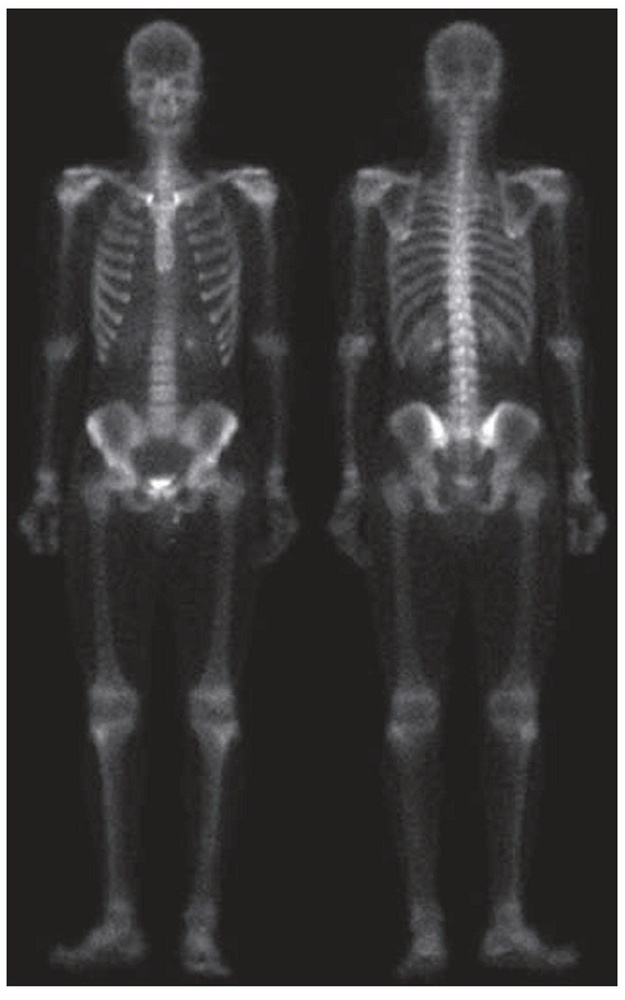
#> input picture exam2/z7881104096797_da3390ba448678275d133d78b33d276c.jpg, 625 x 1000 px, shrunk from 1162 x 1859 before the run
$ jupyter execute combining_spatial_enhancement.ipynb
#> lines starting #> are read from the running program, lines starting #| are printed output that depends on the picture
# Combining Spatial Enhancement Methods
**Bone Scan Image — Full Pipeline (a) → (h)**

| Step | Description |
|------|-------------|
| **(a)** | Original bone scan image |
| **(b)** | Laplacian of (a) — sharpens edges |
| **(c)** | (a) + (b) — basic sharpened image |
| **(d)** | Sobel gradient magnitude of (a) |
| **(e)** | Sobel image (d) smoothed with 5×5 box filter |
| **(f)** | Mask = (b) × (e) — product of Laplacian and smoothed Sobel |
| **(g)** | (a) + (f) — sharpened image using mask |
| **(h)** | Power-law (gamma) transformation applied to (g) — final result |

## 1. Import Libraries

[cell 1]
import numpy as np
import matplotlib.pyplot as plt
from scipy.ndimage import convolve, uniform_filter
from skimage import io, img_as_float, filters
from skimage.color import rgb2gray
from google.colab import files
import warnings
warnings.filterwarnings('ignore')

print('All libraries imported successfully!')

## 2. Upload Bone Scan Image

[cell 2]
uploaded = files.upload()
#> the answer given: z7881104096797_da3390ba448678275d133d78b33d276c.jpg
filename = list(uploaded.keys())[0]
image_raw = io.imread(filename)
#> image_raw is the input picture: shape (1000, 625, 3); mean R, G, B 59.9, 59.1, 58.8

print(f'Loaded : {filename}')
print(f'Shape  : {image_raw.shape}')
#| Shape  : (1000, 625, 3)
print(f'Dtype  : {image_raw.dtype}')
#| Dtype  : uint8

## 3. Run Full Pipeline (a) → (h)

[cell 3]
# ── Parameters ──────────────────────────────────────────
sigma = 3         # Gaussian sigma (not used in this pipeline but kept for reference)
gamma = 0.4       # <-- adjust (try 0.3, 0.4, 0.5)
c     = 1.0
# ────────────────────────────────────────────────────────

# (a) Original
if image_raw.ndim == 3:
    img_a = rgb2gray(img_as_float(image_raw))
else:
    img_a = img_as_float(image_raw)

# (b) Laplacian
laplacian_kernel = np.array([[1,  1, 1],
                              [1, -8, 1],
                              [1,  1, 1]], dtype=np.float64)
img_b_raw     = convolve(img_a, laplacian_kernel)
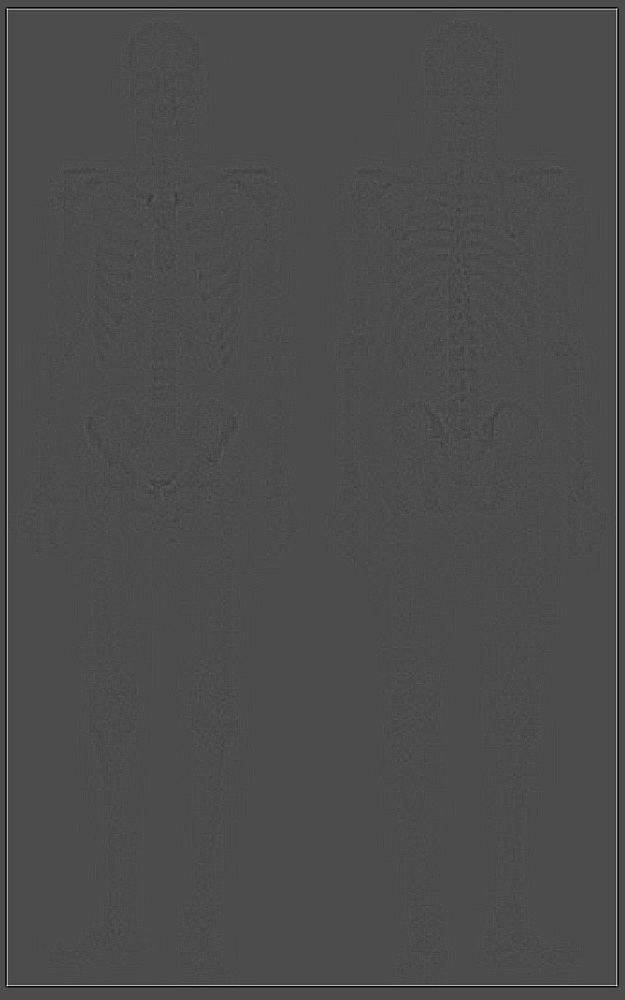
#> img_b_raw: shape (1000, 625) float64; min -1.46, max 3.43, mean -2.94e-18; drawn with min black and max white
img_b_display = (img_b_raw - img_b_raw.min()) / (img_b_raw.max() - img_b_raw.min())

# (c) Basic sharpen: (a) + (b)
img_c = np.clip(img_a + img_b_raw, 0, 1)

# (d) Sobel gradient
img_d = filters.sobel(img_a)
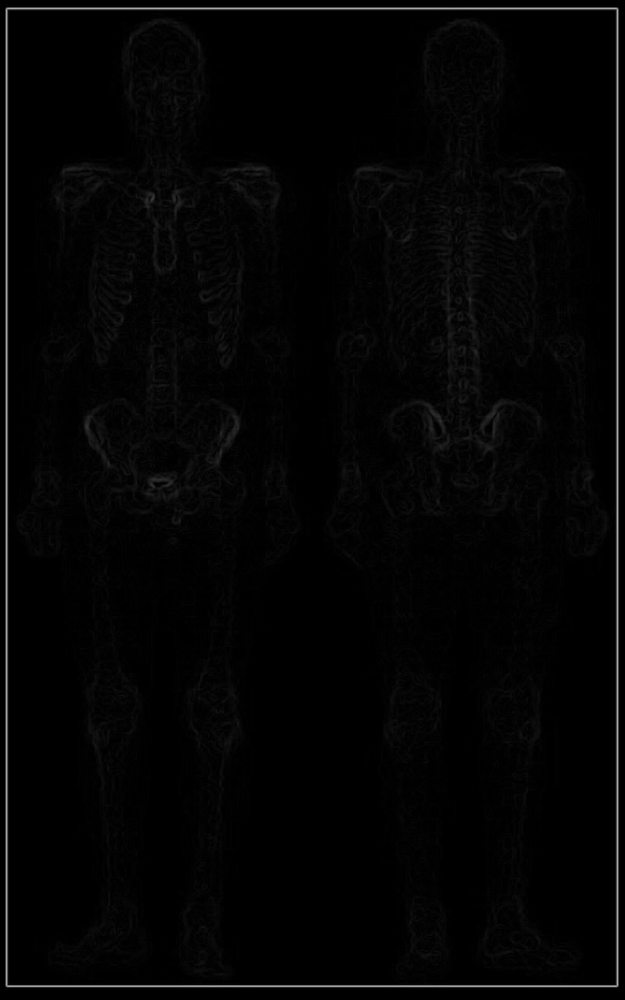
#> img_d: shape (1000, 625) float64; min 0, max 0.681, mean 0.0175

# (e) Sobel smoothed with 5x5 box filter
img_e = uniform_filter(img_d, size=5)
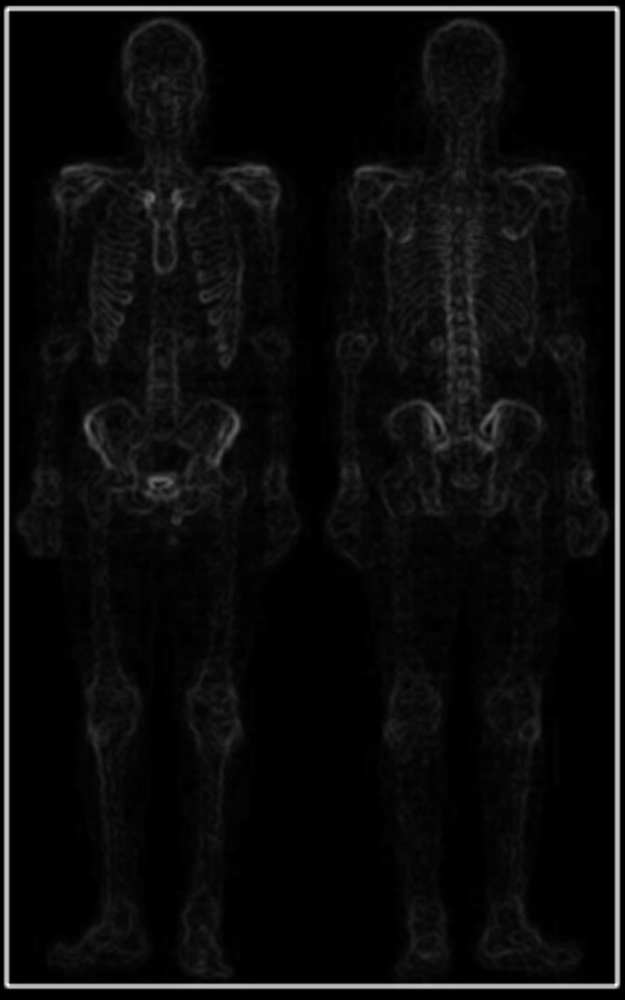
#> img_e: shape (1000, 625) float64; min -1.52e-16, max 0.348, mean 0.0175; drawn with min black and max white

# (f) Mask = (b) x (e)
img_f_raw     = img_b_raw * img_e
img_f_display = (img_f_raw - img_f_raw.min()) / (img_f_raw.max() - img_f_raw.min())

# (g) (a) + (f)
img_g = np.clip(img_a + img_f_display, 0, 1)
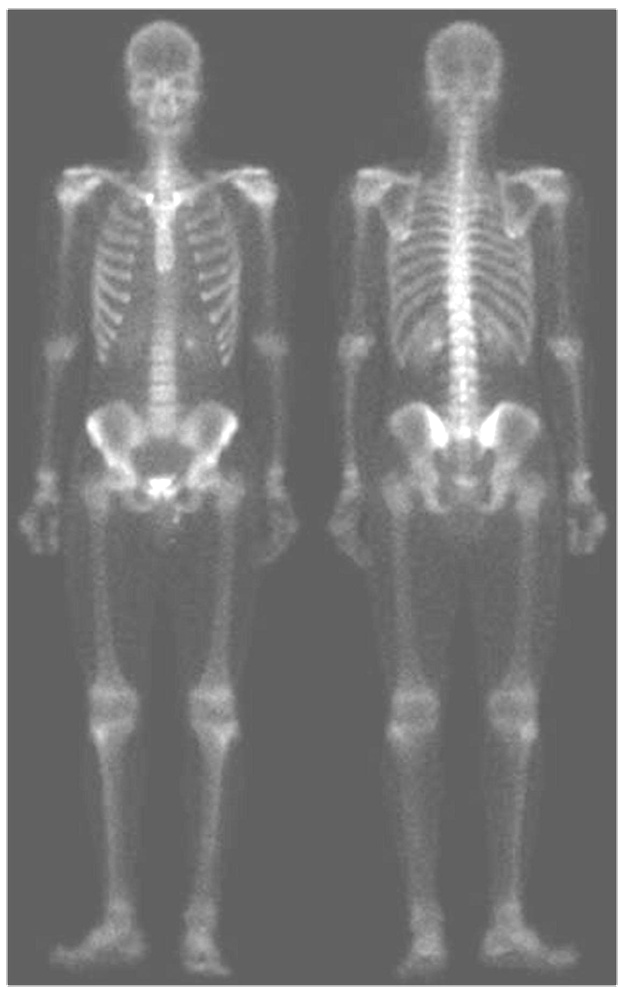
#> img_g: shape (1000, 625) float64; min 0.294, max 1, mean 0.481

# (h) Power-law on (g)
img_h = np.clip(c * np.power(img_g, gamma), 0, 1)
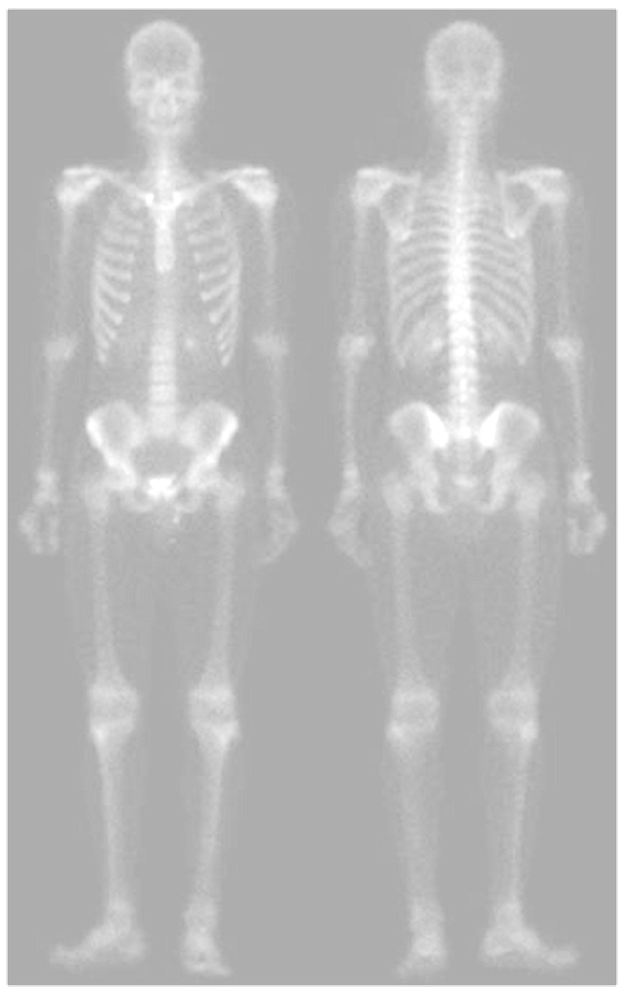
#> img_h: shape (1000, 625) float64; min 0.613, max 1, mean 0.739

print('Pipeline complete!')
print(f'  gamma = {gamma}')
print(f'  (h) range: [{img_h.min():.4f}, {img_h.max():.4f}]')
#|   (h) range: [0.6128, 1.0000]

## 4. Full Pipeline — All Steps (a) to (h)

[cell 4]
steps = [
    (img_a,         '(a) Original'),
    (img_b_display, '(b) Laplacian'),
    (img_c,         '(c) (a) + (b)'),
    (img_d,         '(d) Sobel'),
    (img_e,         '(e) Sobel + 5×5 Box'),
    (img_f_display, '(f) Mask: (b)×(e)'),
    (img_g,         '(g) (a) + (f)'),
    (img_h,         f'(h) Power-Law  γ={gamma}'),
]

fig, axes = plt.subplots(2, 4, figsize=(22, 13))
fig.suptitle('Combining Spatial Enhancement Methods — Full Pipeline',
             fontsize=15, fontweight='bold', y=1.01)

for ax, (img, label) in zip(axes.flatten(), steps):
    ax.imshow(img, cmap='gray')
    ax.axis('off')
    ax.set_xlabel(label, fontsize=12, labelpad=8)
#> this loop made 8 passes
#> label on passes 1 to 8: '(a) Original', '(b) Laplacian', '(c) (a) + (b)', '(d) Sobel', '(e) Sobel + 5×5 Box', '(f) Mask: (b)×(e)', '(g) (a) + (f)', '(h) Power-Law  γ=0.4'

plt.subplots_adjust(wspace=0.04, hspace=0.12, bottom=0.07)
plt.savefig('result_full_pipeline.png', dpi=150, bbox_inches='tight')
plt.show()
print('Saved: result_full_pipeline.png')

## 5. Compare (a), (g), (h) — as the exam requires

[cell 5]
fig, axes = plt.subplots(1, 3, figsize=(16, 8))
fig.suptitle('Compare: Original  |  Sharpened  |  Power-Law',
             fontsize=14, fontweight='bold', y=1.01)

compare = [
    (img_a, '(a) Original'),
    (img_g, '(g) Sharpened: (a)+(f)'),
    (img_h, f'(h) Power-Law  γ={gamma}'),
]

for ax, (img, label) in zip(axes, compare):
    ax.imshow(img, cmap='gray')
    ax.axis('off')
    ax.set_xlabel(label, fontsize=12, labelpad=8)
#> this loop made 3 passes

plt.subplots_adjust(wspace=0.05, bottom=0.1)
plt.savefig('result_comparison_a_g_h.png', dpi=150, bbox_inches='tight')
plt.show()
print('Saved: result_comparison_a_g_h.png')

## 6. Compare Different Gamma Values

[cell 6]
gammas = [0.2, 0.4, 0.6, 0.8, 1.0, 1.5]

fig, axes = plt.subplots(1, len(gammas), figsize=(24, 6))
fig.suptitle('Effect of Different Gamma Values on (g)',
             fontsize=13, y=1.01)

for ax, g in zip(axes, gammas):
    out = np.clip(np.power(img_g, g), 0, 1)
    ax.imshow(out, cmap='gray')
    ax.axis('off')
    ax.set_xlabel(f'γ = {g}', fontsize=11, labelpad=6)
#> this loop made 6 passes
#> pass 1, `out = np.clip(np.power(img_g, g), 0, 1)`:
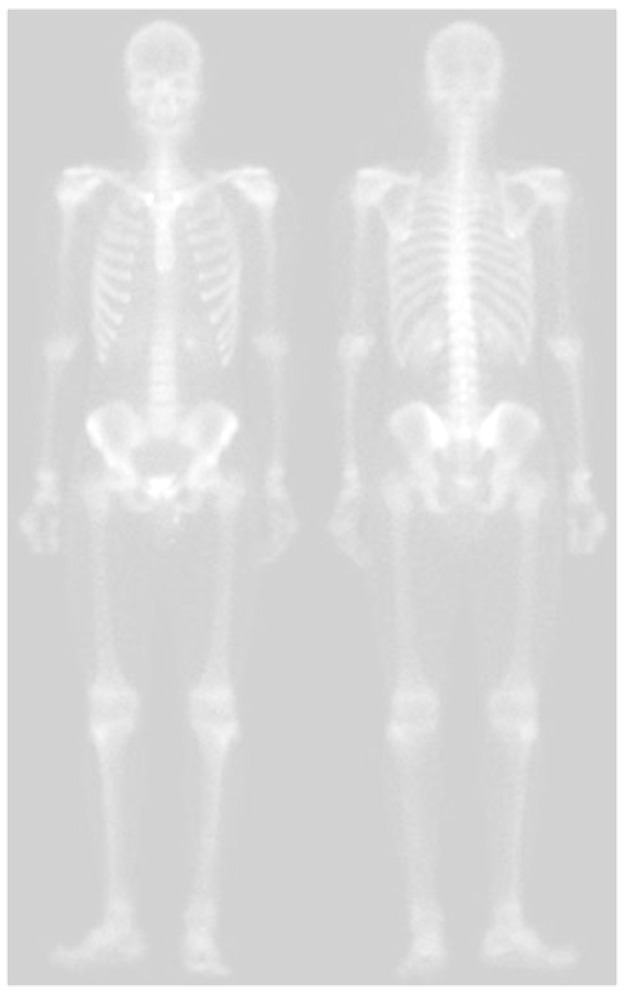
#> out: shape (1000, 625) float64; min 0.783, max 1, mean 0.858
#> pass 3, `out = np.clip(np.power(img_g, g), 0, 1)`:
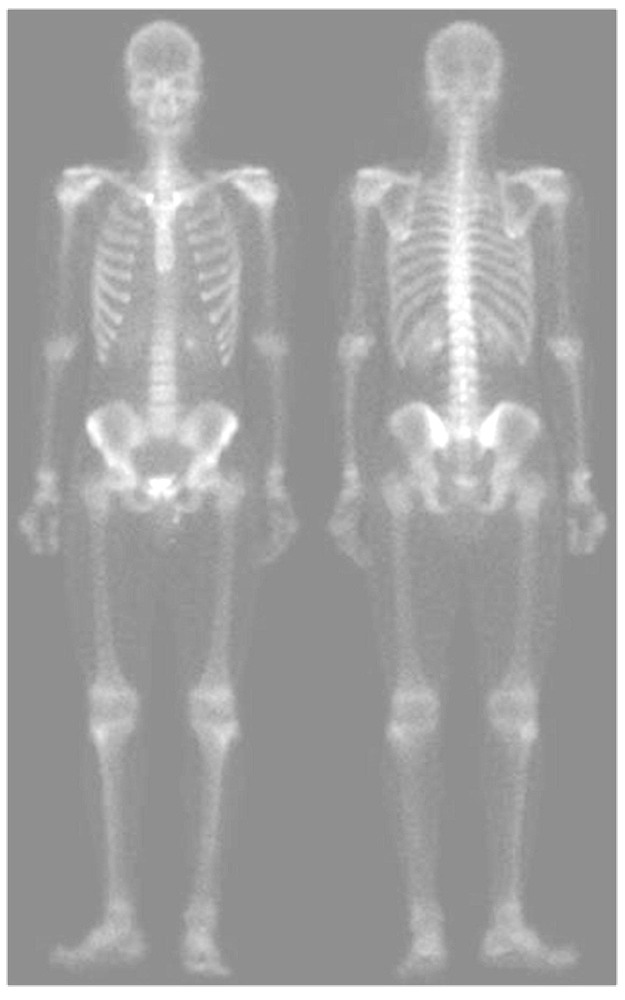
#> out: shape (1000, 625) float64; min 0.48, max 1, mean 0.638

plt.subplots_adjust(wspace=0.04, bottom=0.1)
plt.savefig('result_gamma_comparison.png', dpi=120, bbox_inches='tight')
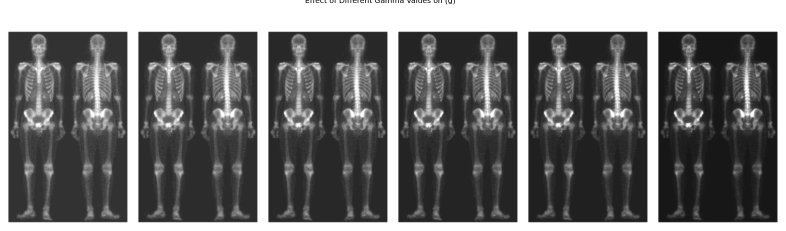
#> figure drawn by matplotlib, 6 panels
plt.show()

$ run again, on exam1/z7881101878506_ecf1c38092e0a6fcafc56b1ed3d445ce.jpg
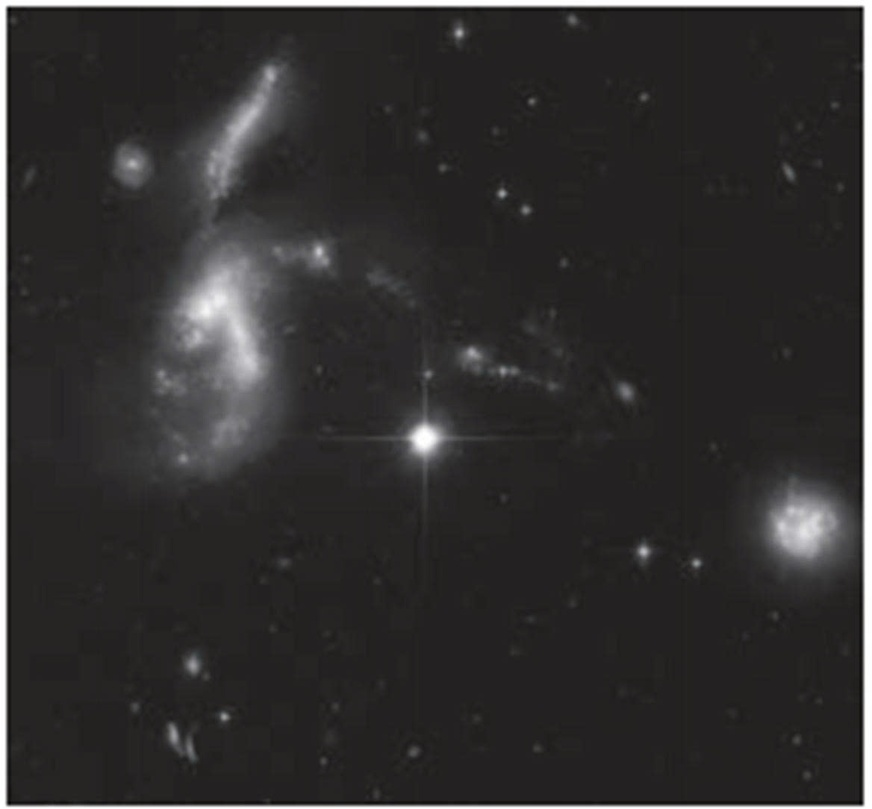
#> input picture exam1/z7881101878506_ecf1c38092e0a6fcafc56b1ed3d445ce.jpg, 872 x 809 px, shrunk from 1168 x 1084 before the run, found by its file name
#> image_raw is the input picture: shape (809, 872, 3); mean R, G, B 49.2, 47.9, 47.8
#| Shape  : (809, 872, 3)
#| Dtype  : uint8
#> `img_h = np.clip(c * np.power(img_g, gamma), 0, 1)`:
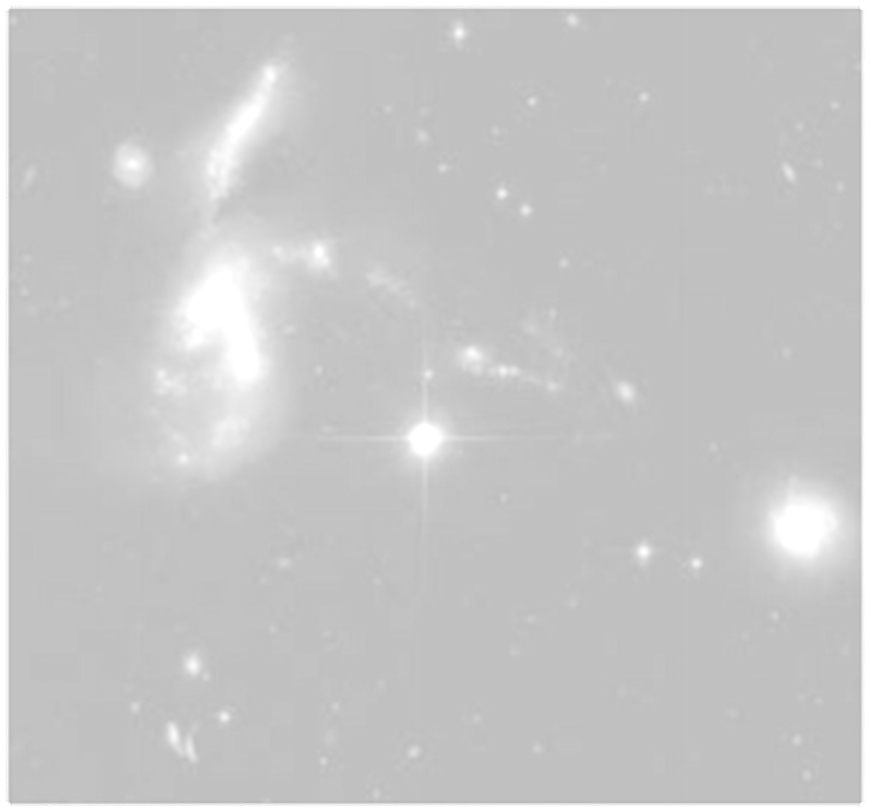
#> img_h: shape (809, 872) float64; min 0.707, max 1, mean 0.781
#|   (h) range: [0.7074, 1.0000]
#> the loop `for ax, (img, label) in zip(axes.flatten(), steps):` made 8 passes
#> label on passes 1 to 8: '(a) Original', '(b) Laplacian', '(c) (a) + (b)', '(d) Sobel', '(e) Sobel + 5×5 Box', '(f) Mask: (b)×(e)', '(g) (a) + (f)', '(h) Power-Law  γ=0.4'
#> the loop `for ax, (img, label) in zip(axes, compare):` made 3 passes
#> the loop `for ax, g in zip(axes, gammas):` made 6 passes
#> pass 3, `out = np.clip(np.power(img_g, g), 0, 1)`:
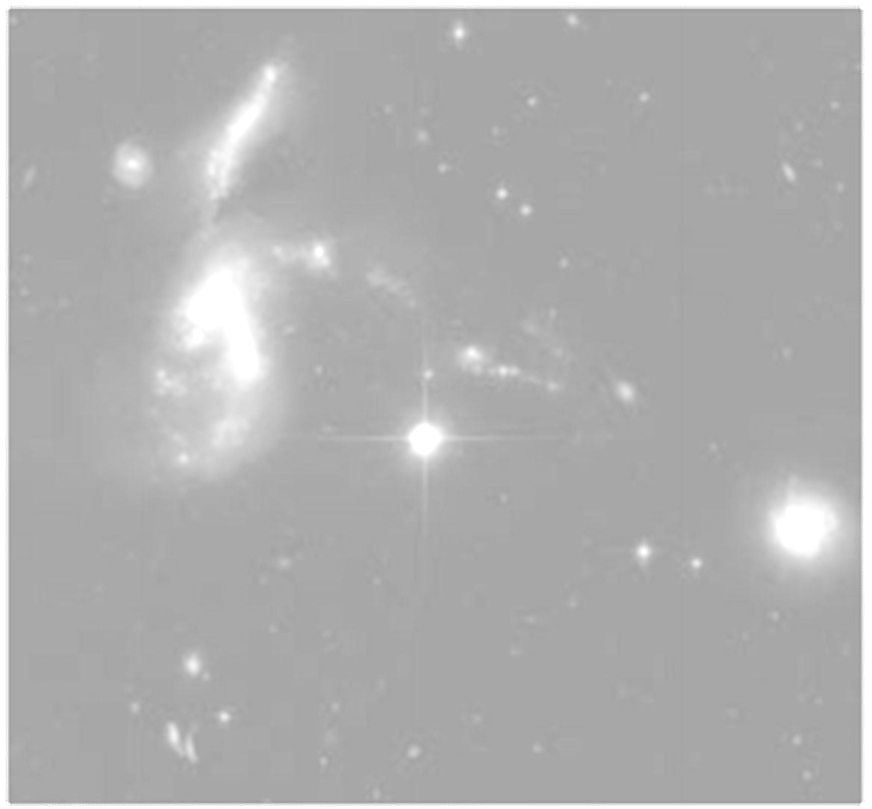
#> out: shape (809, 872) float64; min 0.595, max 1, mean 0.691
